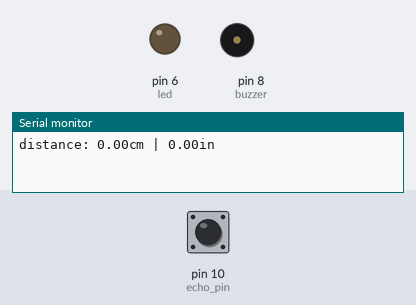
Recording of a sketch running on a simulated Arduino Uno, built with avr-gcc and run on an emulated ATmega328P. Shown: output pins drawn as LEDs (lit = HIGH), buzzer (waves = sounding), the last lines printed to the serial monitor. The test bench sets the inputs (shaded band); at power-on: pin 10 (echo_pin) LOW. Pins used as bus, display or sensor lines are not drawn.

Above: at 1.2 s.
1.3 s: pin 10 (echo_pin) pulsed HIGH 2 times (0.12 s each, 0.3 s apart)
At 2.5 s:
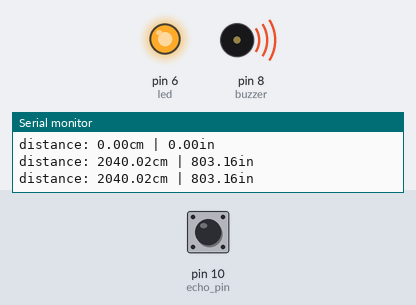
Timing chart, 0 to 4.3 s (numbered marks = the images above; inputs shaded):
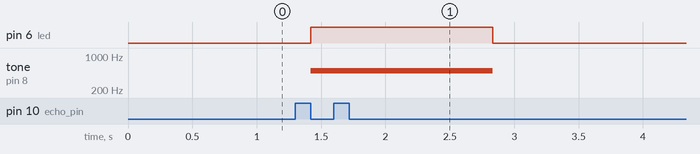

Measured:
- after the input at 1.3 s, pin 6 (led): LOW → HIGH after 0.12 s, → LOW 1.4 s later; tone on pin 8 (buzzer): silent → 500 Hz after 0.12 s, → silent 1.4 s later

The sketch:

ultrasonic_sensor.ino
```cpp
const int buzzer = 8;
const int trig_pin = 9;
const int echo_pin = 10;
const int led = 6;
float timing = 0.0;
float distance = 0.0;
void setup() {
  // put your setup code here, to run once:
pinMode(echo_pin, INPUT);
pinMode(trig_pin, OUTPUT);
pinMode(buzzer, OUTPUT);
pinMode(led, OUTPUT);

digitalWrite(trig_pin, LOW);
digitalWrite(buzzer, LOW);

Serial.begin(9600);
}

void loop() {
  // put your main code here, to run repeatedly:
digitalWrite(trig_pin, LOW);
delay(2);

digitalWrite(trig_pin, HIGH);
delay(10);
digitalWrite(trig_pin, LOW);

timing = pulseIn(echo_pin, HIGH);
distance = (timing * 0.034)/2;

Serial.print("distance: ");
Serial.print(distance);
Serial.print("cm | ");
Serial.print(distance/2.54);
Serial.println("in");

if (distance >= 50){
    tone(buzzer, 500);
    digitalWrite(led, HIGH);
} else {
    noTone(buzzer);
    digitalWrite(led, LOW);
}
delay(100);
}
```
